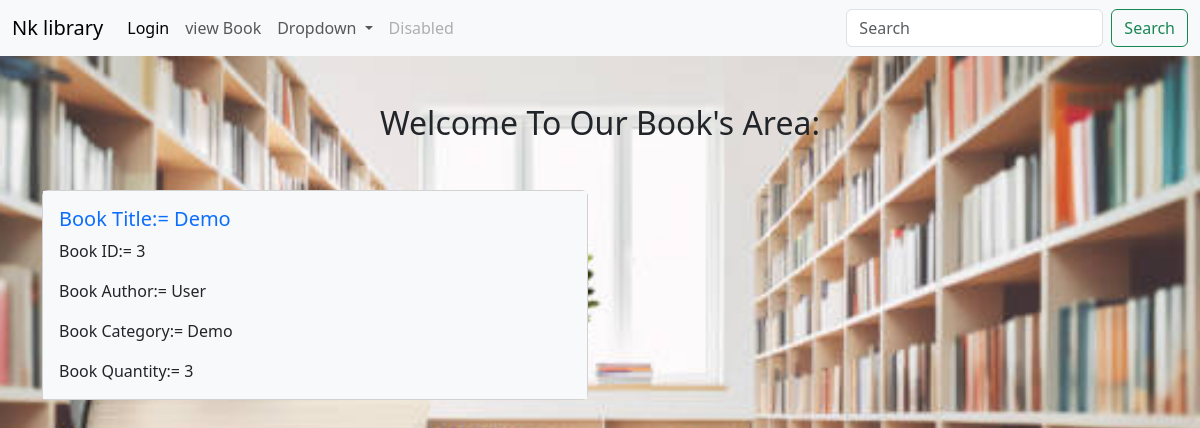
Before: /view with the older database file.
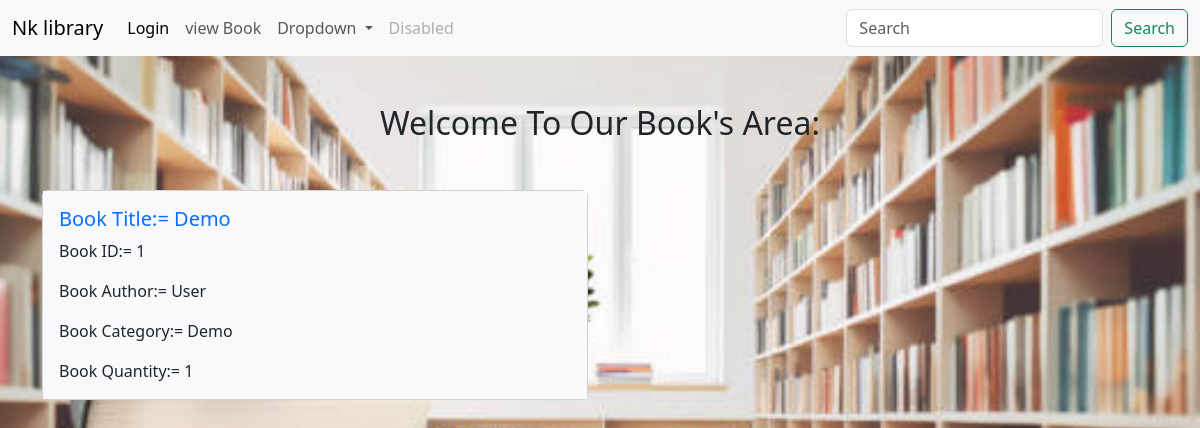
After: the same page with the newer database file.
### library.py (models this page shows, shortened)
class Book(db.Model):
   __tablename__="book"
   id=db.Column(db.Integer, primary_key=True)
   Title=db.Column(db.String(50),nullable=False)
   Category=db.Column(db.String(50),nullable=False)
   Author=db.Column(db.String(50),nullable=False)
   Quantity=db.Column(db.Integer)
   issues= db.relationship('IssueBook', backref='user', lazy=True)

### library.py (the view)
@library.route("/view", methods=["GET","POST"])
def view_book():
   books=Book.query.all()
   return render_template("view.html",books=books)

### templates/view.html
{% extends "base.html" %}
{% block content %}
<div class="container ">
    <h2 class="text-center my-5">
        Welcome To Our Book's Area:
    </h2>
   <div class="row">
    {% for book in books %}
  <div class="col-sm-6 mb-3 mb-sm-0">
    <div class="card">
      <div class="card-body bg-light">
        <h5 class="card-title text-primary">Book Title:= {{book.Title}}</h5>
        <p class="card-text">Book ID:= {{book.id}}</p>
        <p class="card-text">Book Author:= {{book.Author}}</p>
        <p class="card-text">Book Category:= {{book.Category}}</p>
        <p class="card-text">Book Quantity:= {{book.Quantity}}</p>
      </div>
    </div>
  </div>
  {% endfor %}
{% endblock %}

### templates/base.html (shortened to what this page needs)
<!doctype html>
<html lang="en">
  <head>
    <link href="https://cdn.jsdelivr.net/npm/bootstrap@5.3.8/dist/css/bootstrap.min.css" rel="stylesheet">
  </head>
  <body style="background-image: url(static/image/library.jpg); background-repeat: no-repeat; background-position: center; background-size: cover; background-attachment: fixed;">
    <nav class="navbar navbar-expand-lg bg-body-tertiary">
  <div class="container-fluid">
    <a class="navbar-brand" href="#">Nk library</a>
    <div class="collapse navbar-collapse" id="navbarSupportedContent">
      <ul class="navbar-nav me-auto mb-2 mb-lg-0">
        <li class="nav-item">
          <a class="nav-link active" aria-current="page" href="login">Login</a>
        </li>
        <li class="nav-item">
          <a class="nav-link" href="view">view Book</a>
        </li>
        <li class="nav-item dropdown">
          <a class="nav-link dropdown-toggle" href="#" role="button" data-bs-toggle="dropdown" aria-expanded="false">
            Dropdown
          </a>
        </li>
        <li class="nav-item">
          <a class="nav-link disabled" aria-disabled="true">Disabled</a>
        </li>
      </ul>
      <form class="d-flex" role="search">
        <input class="form-control me-2" type="search" placeholder="Search" aria-label="Search"/>
        <button class="btn btn-outline-success" type="submit">Search</button>
      </form>
    </div>
  </div>
</nav>
{% block content %}
{% endblock %}
  </body>
</html>

Changed rows visible on the page:
removed Book: Title "Demo", id "3", Author "User", Category "Demo", Quantity "3"
added Book: Title "Demo", id "1", Author "User", Category "Demo", Quantity "1"
